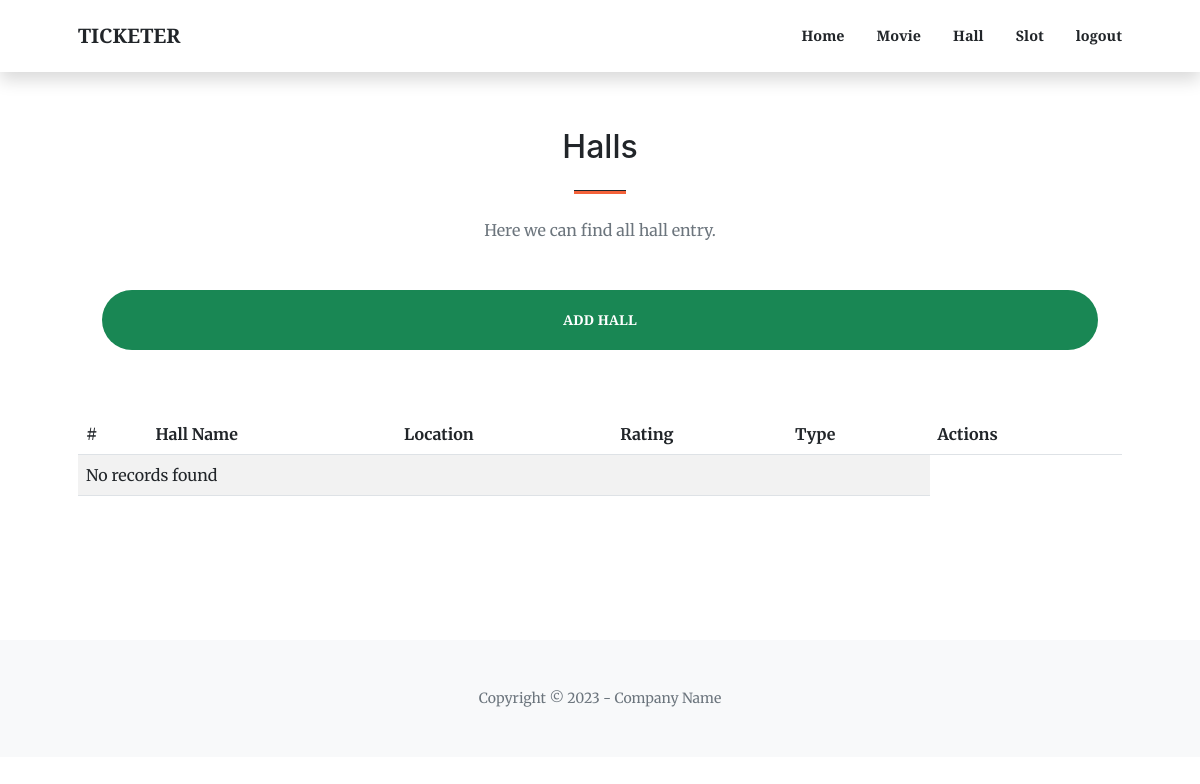
Page /admin/hall.php (signed in) on the earlier database version.
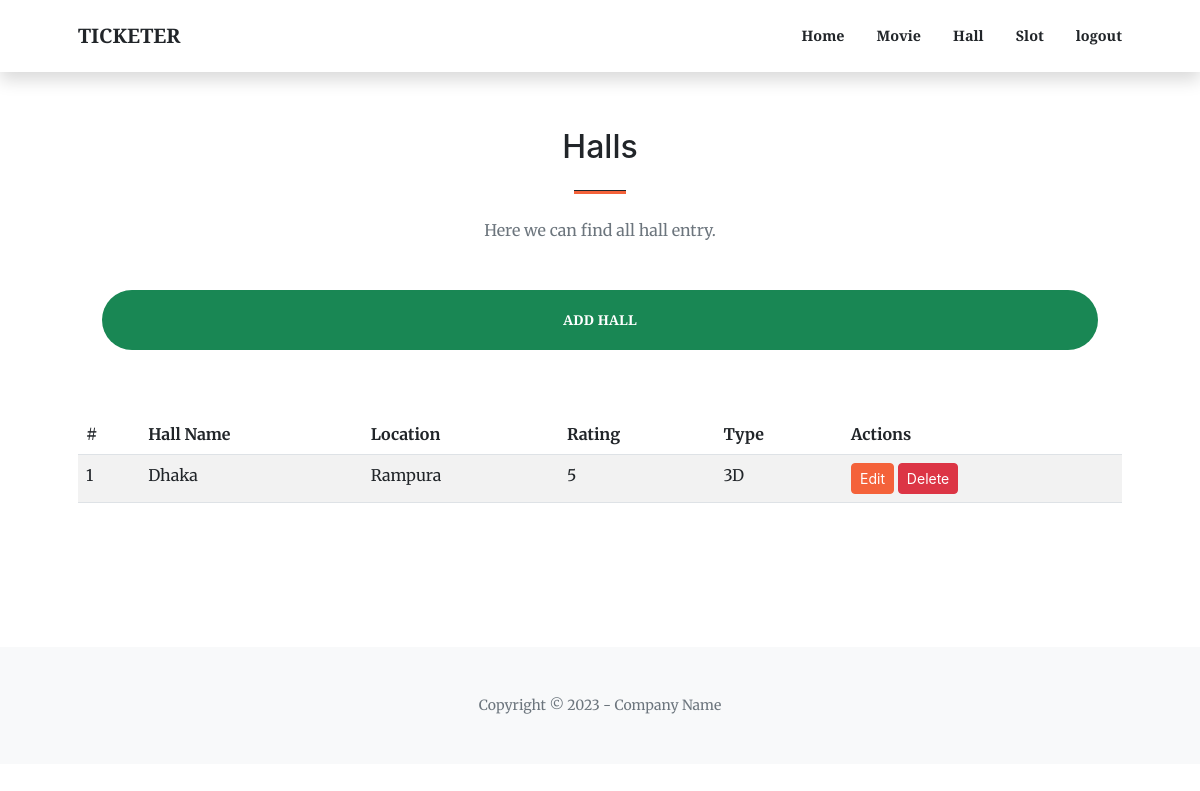
Same page on the later database version.
### tables this page shows
CREATE TABLE `halltable` (
  `hallId` int(11) NOT NULL,
  `hallname` varchar(100) NOT NULL,
  `location` varchar(1000) NOT NULL,
  `rating` int(11) NOT NULL,
  `type` varchar(100) NOT NULL
);

### admin/hall.php (the view, shortened to what this page needs)
<?php
include './includes/header.php';
?>
<?php
include './includes/dbcon.php';
$sql = "SELECT hallId, hallname, location, rating, type FROM halltable";
$result = $conn->query($sql);
?>
<section class="page-section">
    <div class="container px-4 px-lg-5">
        <div class="row gx-4 gx-lg-5 justify-content-center">
            <div class="col-lg-8 col-xl-6 text-center">
                <h2 class="mt-0">Halls</h2>
                <hr class="divider" />
                <p class="text-muted mb-5">Here we can find all hall entry.</p>
            </div>
            <div class="container px-4 px-lg-5">
                <div class="d-grid">
                    <button class="btn btn-success btn-xl mb-3" id="AddHallBtn">Add Hall</button>
                </div>
            </div>
        </div>
        <div class="table-container">
            <table class="table table-striped">
                <thead>
                    <tr>
                        <th>#</th>
                        <th>Hall Name</th>
                        <th>Location</th>
                        <th>Rating</th>
                        <th>Type</th>
                        <th>Actions</th>
                    </tr>
                </thead>
                <tbody>
                    <?php
                    if ($result->num_rows > 0) {
                        $count = 1;
                        while ($row = $result->fetch_assoc()) {
                            echo "<tr>";
                            echo "<td>" . $count . "</td>";
                            echo "<td>" . $row["hallname"] . "</td>";
                            echo "<td>" . $row["location"] . "</td>";
                            echo "<td>" . $row["rating"] . "</td>";
                            echo "<td>" . $row["type"] . "</td>";
                            echo "<td>
                            <button class='btn btn-primary btn-sm editHallBtn'hallid='" . $row["hallId"] . "'hallname='" . $row["hallname"] . "'location='" . $row["location"] . "'rating='" . $row["rating"] . "'type='" . $row["type"] . "'>Edit</button>
                            <button class='btn btn-danger btn-sm deleteHallBtn'hallid='" . $row["hallId"] . "'>Delete</button>
                            </td>";
                            echo "</tr>";
                            $count++;
                        }
                    } else {
                        echo "<tr><td colspan='5'>No records found</td></tr>";
                    }
                    ?>
                </tbody>
            </table>
        </div>
    </div>
</section>
<?php include 'includes/footer.php'; ?>

Differences in the rows shown:
added halltable: hallname "Dhaka", location "Rampura", rating "5", type "3D"
Other differences:
text no longer shown: "No records found"
